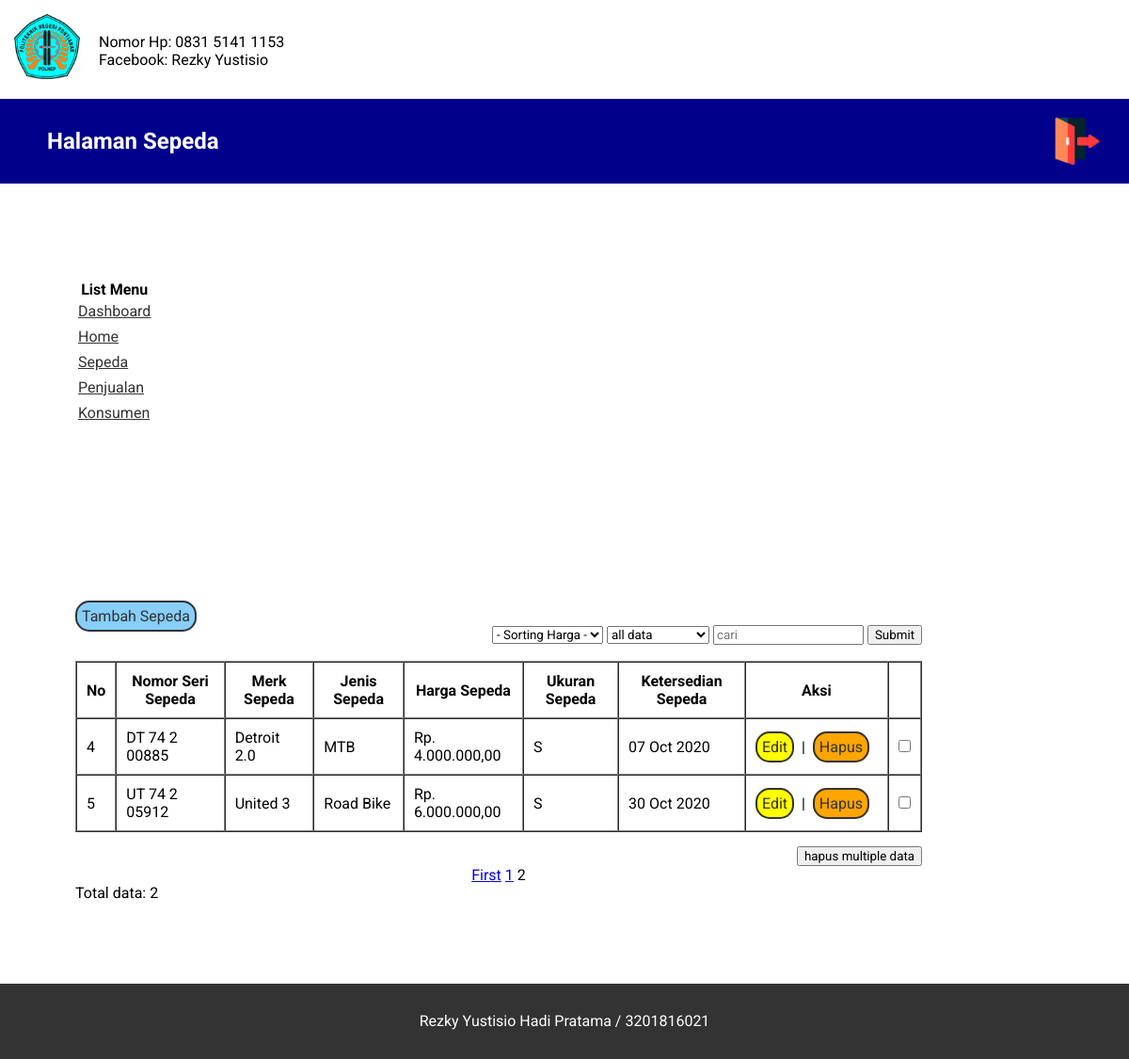
The page /Template/index.php?menu=sepeda&halaman=2 (signed in) on the database its author committed.
### tables this page shows
CREATE TABLE `sepeda` (
  `id` bigint(20) NOT NULL,
  `nomor_seri_sepeda` varchar(50) NOT NULL,
  `merk_sepeda` varchar(50) NOT NULL,
  `jenis_sepeda` varchar(50) NOT NULL,
  `harga_sepeda` int(100) NOT NULL,
  `ukuran_sepeda` enum('X','M','S','L') NOT NULL,
  `ketersedian_sepeda` datetime NOT NULL
);

### Template/pages/sepeda.php (the view, shortened to what this page needs)
<?php require 'sidebar.php'; ?>
<section class="content-sepeda">
	<a id="tambah" href="?menu=insert/tambah_sepeda">Tambah Sepeda</a>
	<br>
	<form method="GET" style="float: right">
		<select name="sorting_data">
			<option value="default">- Sorting Harga -</option>
		</select>
		<select name="filter_data">
			<option value="all">all data</option>
		</select>
		<input type="text" name="cari" placeholder="cari" value="<?php if(isset($_GET['cari'])){echo $_GET['cari'];} ?>">
		<button type="submit" name="cari-sepeda">Submit</button>
	</form>
<br><br>
	<table border="1" cellpadding="10" cellspacing="0" style="float: right;">
		<thead>
			<tr>
				<th>No</th>
				<th>Nomor Seri Sepeda</th>
				<th>Merk Sepeda</th>
				<th>Jenis Sepeda</th>
				<th>Harga Sepeda</th>
				<th>Ukuran Sepeda</th>
				<th>Ketersedian Sepeda</th>
				<th width="130">Aksi</th>
				<th></th>
			</tr>
		</thead>
		<tbody>
			<?php
				$sql = "SELECT * FROM sepeda";
				$halaman = 3;
				$page = isset($_GET["halaman"]) ? (int)$_GET["halaman"] : 1;
				$mulai = ($page>1) ? ($page * $halaman) - $halaman : 0;
				$result = mysqli_query($db, $sql);
				$total = mysqli_num_rows($result);
				$pages = ceil($total/$halaman);
				$query = mysqli_query($db, "SELECT * FROM sepeda LIMIT $mulai, $halaman");
				$no = $mulai+1;
				while($list = mysqli_fetch_array($query))
				{
					echo "<tr>";
						echo "<td>";
							echo $no++;
						echo "</td>";
						echo "<td>";
							echo $list['nomor_seri_sepeda'];
						echo "</td>";
						echo "<td>";
							echo $list['merk_sepeda'];
						echo "</td>";
						echo "<td>";
							echo $list['jenis_sepeda'];
						echo "</td>";
						echo "<td>";
							echo "Rp. ".number_format($list['harga_sepeda'], 2, ',','.');
						echo "</td>";
						echo "<td>";
							echo $list['ukuran_sepeda'];
						echo "</td>";
						echo "<td>";
							echo date('d M Y', strtotime($list['ketersedian_sepeda']));
						echo "</td>";
						echo "<td>";
							echo "<a id='edit' href='?menu=edit/edit_sepeda&id=".$list['id']."'>Edit</a> &nbsp;|&nbsp; ";
							echo "<a id='hapus' href='?menu=delete/delete_sepeda&id=".$list['id']."'>Hapus</a>";
						echo "</td>";
						echo "<form action='?menu=sepeda' method='POST'>";
								echo "<td>";
									echo "<input type='checkbox' name=hapus-sepeda[] value=".$list['id'].">";
								echo "</td>";
				}
			?>
		</tbody>
	</table>
	<div style="float: right; margin-top: 15px;">
			<button type="submit" name="hapus-multiple">hapus multiple data</button>
		</div>
	<div style="text-align: center; margin-top: 20px;">
	<?php
	if(isset($_GET['halaman'])){
		if($_GET['halaman'] > 1){
			?>
			<a style="font-style: underline;" href="?menu=sepeda&halaman=<?php echo 1; ?>">First</a>
			<?php
		}
	}
	?>
	<?php if(!isset($_GET['filter_data'])): ?>
	  <?php for($i=1; $i<=$pages ; $i++): ?>
	  	<?php if(!isset($_GET['halaman'])): ?>
	  		<a style="font-style: underline;" href="?menu=sepeda&halaman=<?php echo $i; ?>"><?php echo $i; ?></a>
	  	<?php else: ?>
			<?php if($i == $_GET['halaman']): ?>
		  		<a style="text-decoration: none; color: black; font-style: underline;" href="?halaman=<?php echo $i; ?>"><?php echo $i; ?></a>
		  	<?php else: ?>
		  		<a style="font-style: underline;" href="?menu=sepeda&halaman=<?php echo $i; ?>"><?php echo $i; ?></a>
		  	<?php endif; ?>
		<?php endif; ?>
	  <?php endfor; ?>
	<?php endif; ?>
	</div>
	<p>
		Total data: <?php echo mysqli_num_rows($query); ?>
	</p>
</section>

### Template/css/style.css (style rules this page uses)
* { margin: 0 0 0 0; font-family: 'Roboto'; }
.container div { clear: both; }
.container main .content-sepeda { width: 900px; height: 200px; float: left; margin-top: 50px; margin-left: 80px; }
#tambah { background-color: lightskyblue; color: #333; text-decoration: none; padding: 5px; border: 2px solid #333; border-radius: 15px; }
#edit { background-color: yellow; color: #333; text-decoration: none; padding: 5px; border: 2px solid #333; border-radius: 15px; }
#hapus { background-color: orange; color: #333; text-decoration: none; padding: 5px; border: 2px solid #333; border-radius: 15px; }

### rows shown on the page
sepeda: nomor_seri_sepeda "DT 74 2 00885", merk_sepeda "Detroit 2.0", jenis_sepeda "MTB", harga_sepeda "4.000.000,00", ukuran_sepeda "S", ketersedian_sepeda "07 Oct 2020"
sepeda: nomor_seri_sepeda "UT 74 2 05912", merk_sepeda "United 3", jenis_sepeda "Road Bike", harga_sepeda "6.000.000,00", ukuran_sepeda "S", ketersedian_sepeda "30 Oct 2020"

### other values the page prints
$_GET['menu'] "Sepeda"
mysqli_num_rows($query) "2"
